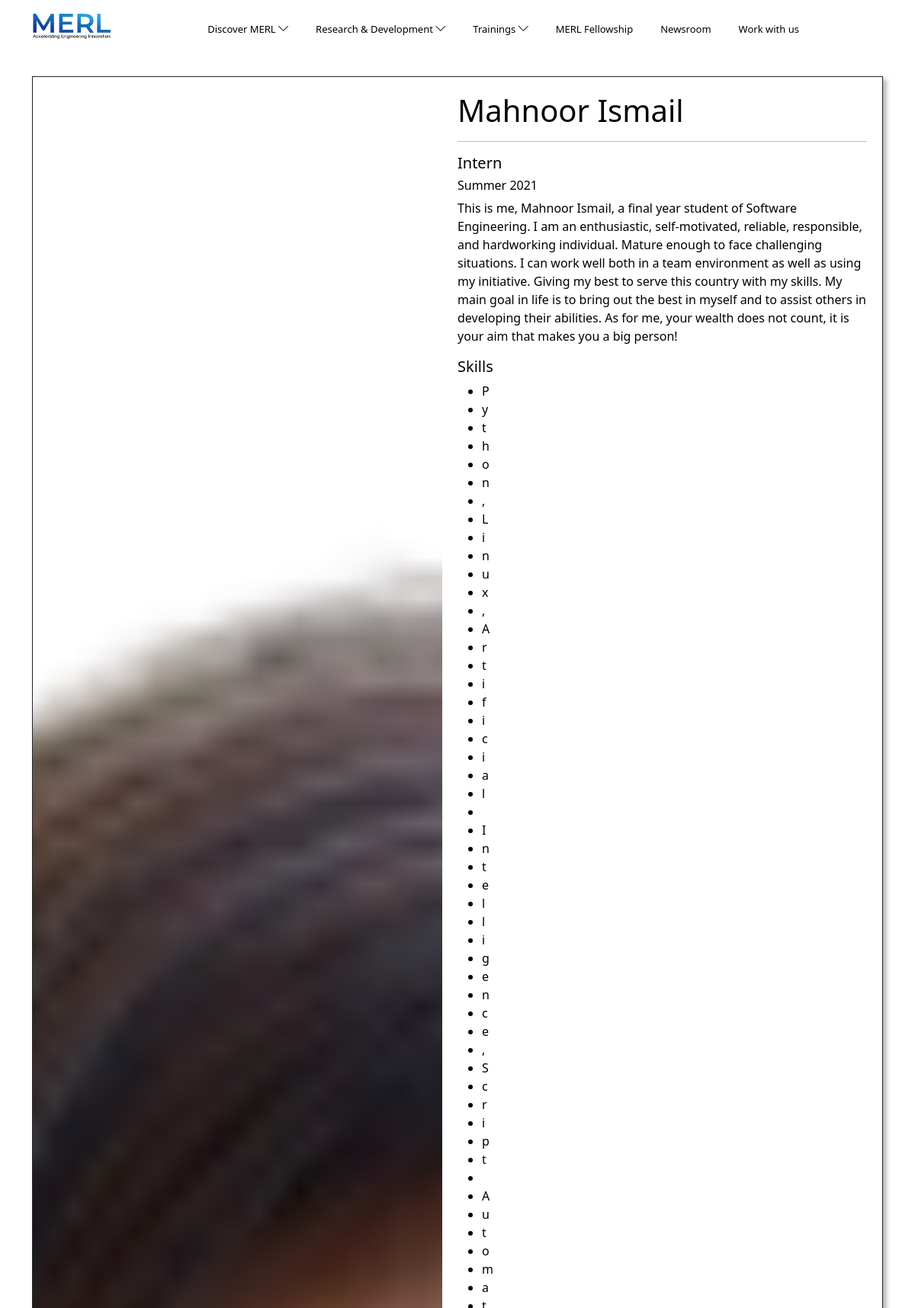
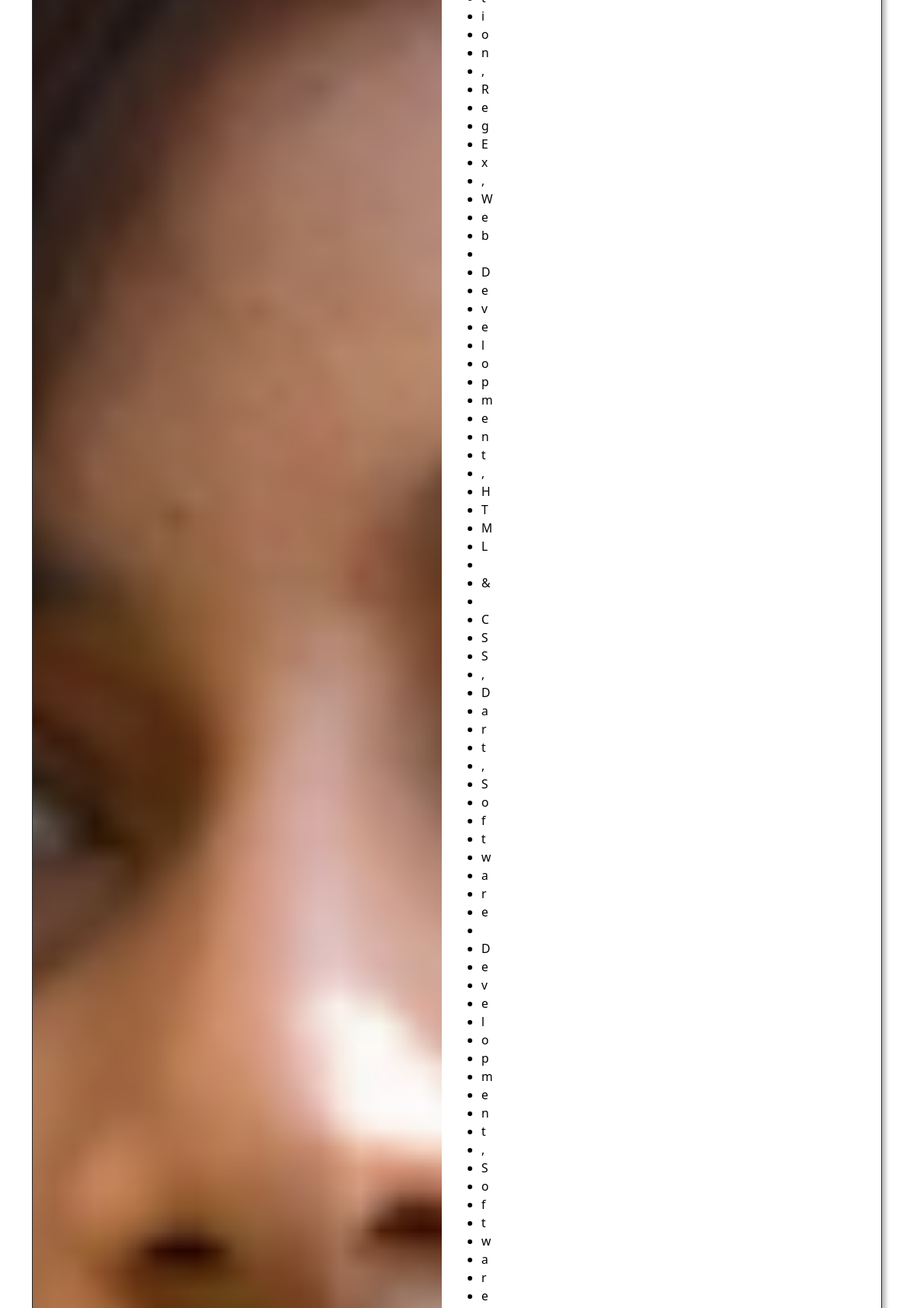
/team/23 (upper part), run on the app's committed database (2 pictures, top to bottom).
### team/models.py (models this page shows, shortened)
class employee(models.Model):
    name = models.CharField(max_length=70)
    title = models.CharField(max_length=50)
    description = models.TextField(blank=True, null=True)
    skills = ListCharField(
                base_field=models.CharField(max_length=500),
                max_length=10000
            )
    projects = ListCharField(
                base_field=models.CharField(max_length=500),
                max_length=10000
            )
    Interest = ListCharField(
                base_field=models.CharField(max_length=500),
                max_length=10000
            )
    linkedin = models.URLField(max_length = 200, blank=True, null=True)
    github = models.URLField(max_length = 200, blank=True, null=True)
    twitter = models.URLField(max_length = 200, blank=True, null=True)
    mail = models.EmailField(max_length = 200, blank=True, null=True)
    picture = models.ImageField(blank=True,  null=True)
    period = models.CharField(null=True, blank=True, max_length=500)

### team/views.py (the view)
# urls.py: path("team/<int:emp_id>", emp_details_page, name="team"),
def emp_details_page(request, emp_id):
    obj = employee.objects.get(id=emp_id)
    context = {
        "obj":obj,
        "nav":nav_data()
    }
    return render(request, "profile.html", context)

### pages/utils.py (called while the page is built)
def nav_data():
    p_objs = projectCategory.objects.all()
    t_objs = trainingCategory.objects.all()
    projs = [proj.project_set.all() for proj in p_objs]
    trains = [train.training_set.all() for train in t_objs]
    p_lst, t_lst = [],[]
    for i in range(len(p_objs)):
        p_lst.append((p_objs[i], projs[i]))
    for i in range(len(t_objs)):
        t_lst.append((t_objs[i], trains[i]))
    return (p_lst[::-1], t_lst[::-1])

### project/models.py (called while the page is built)
    def getURL(self):
        return reverse("research", kwargs={"res_id":self.id})

    def getURL(self):
        return reverse("project", kwargs={"proj_id":self.id})

### trainings/models.py (called while the page is built)
    def getURL(self):
        return reverse("training", kwargs={"train_id":self.id})

### templates/profile.html (shortened to what this page needs)
{% extends 'base.html' %}
{% load static %}
{% block content %}
    <section class="normal-section">
        <div class="container">
            <div data-bss-hover-animate="pulse" class="row clearmargin clearpadding row-image-txt" style="border-width: 1px;border-style: solid;box-shadow: 5px 4px 5px rgba(33,37,41,0.3);margin-bottom: 50px;">
                <div class="col clearmargin clearpadding" style="background: url('{{ obj.picture.url }}') top center / cover;">
                </div>
                <div class="col" style="color: black;padding: 20px;">
                    <h1>{{ obj.name }}</h1>
                    <hr>
                    <div>
                        <h5>{{ obj.title | safe }}</h5>
                        {% if obj.period %}
                        <h6>{{obj.period}}</h6>
                        {% endif %}
                        <p>{{ obj.description }}</p>
                        <h5>Skills</h5>
                        <ul>
                            {% for skill in obj.skills %}
                            <li> {{ skill }} </li>
                            {% endfor %}
                        </ul>
                    </div>
                </div>
            </div>
        </div>
    </section>
{% endblock %}

### static/css/dh-row-text-image-right-responsive.css (style rules this page uses)
.clearmargin { margin: 0px; }
.clearpadding { padding: 0px; }
.row-image-txt h1 { color: rgb(0,0,0); }
.row-image-txt p { color: rgb(0,0,0); }

### static/css/footer-servitech.css (style rules this page uses)
li { line-height: 24px; }

### static/css/styles.css (style rules this page uses)
body { overflow-x: hidden; }
body > * { overflow-x: hidden; }
.normal-section { padding-top: 100px; padding-bottom: 50px; }

### data on the page
employee: picture (picture), name "Mahnoor Ismail", title "Intern", period "Summer 2021", description "This is me, Mahnoor Ismail, a final year student of Software Engineering. I am an enthusiastic, self-motivated, reliable, responsible, and hardworking individual. Mature enough to face challenging situations. I can work well both in a team environment as well as using my initiative. Giving my best to serve this country with my skills. My main goal in life is to bring out the best in myself and to assist others in developing their abilities. As for me, your wealth does not count, it is your aim that makes you a big person!"

### other printed values
{{ skill }} "P" "y" "t" "h" "o" "n" "," "L" "i" "n" "u" "x" "," "A" "r" "t" "i" "f" "i" "c" "i" "a" "l" "I" "n" "t" "e" "l" "l" "i" "g" "e" "n" "c" "e" "," "S" "c" "r" "i" "p" "t" "A" "u" "t" "o" "m" "a" "t" "i" "o" "n" "," "R" "e" "g" "E" "x" "," "W" "e" "b" "D" "e" "v" "e" "l" "o" "p" "m" "e" "n" "t" "," "H" "T" "M" "L" "&" "C" "S" "S" "," "D" "a" "r" "t" "," "S" "o" "f" "t" "w" "a" "r" "e" "D" "e" "v" "e" "l" "o" "p" "m" "e" "n" "t" "," "S" "o" "f" "t" "w" "a" "r" "e"
